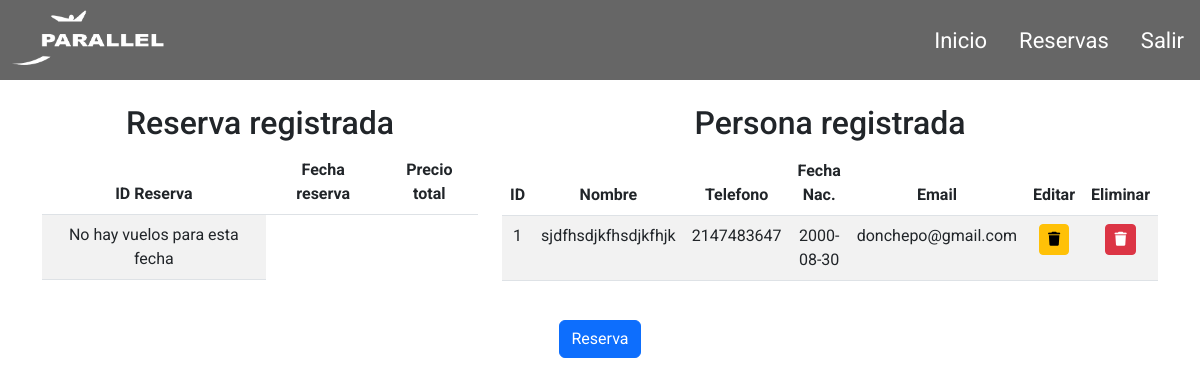
The page /view/Ver_reservas.php (signed in) on the database as committed earlier.
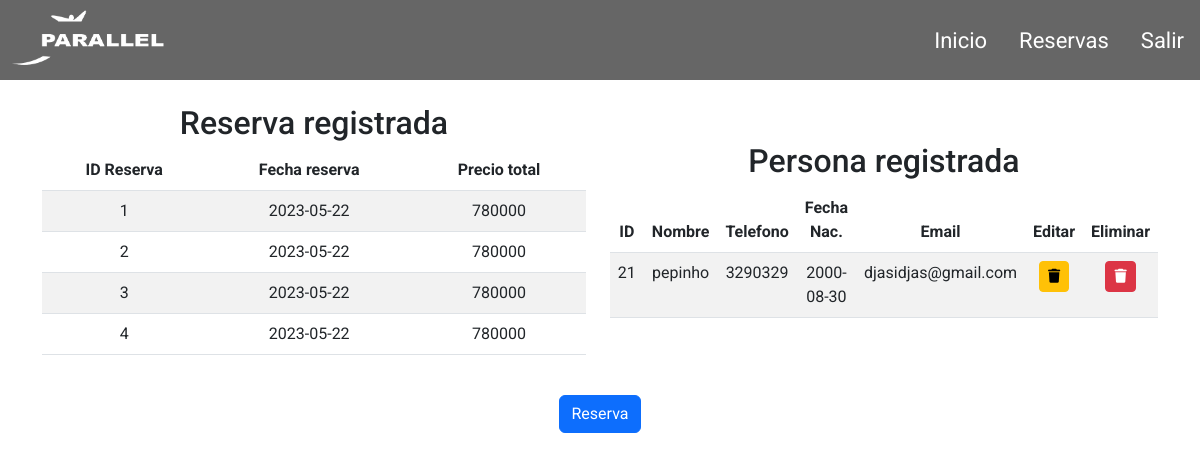
The same page on the database as committed later.
### tables this page shows
CREATE TABLE `tbl_pasajero` (
  `id_pasajero` int(10) NOT NULL,
  `nombre` varchar(50) NOT NULL,
  `telefono` int(10) NOT NULL,
  `fecha_nacimiento` date NOT NULL,
  `email` varchar(50) NOT NULL
);

CREATE TABLE `tbl_reserva` (
  `codigo_reserva` int(10) NOT NULL,
  `estado` varchar(20) NOT NULL,
  `fecha` date NOT NULL,
  `precio_total` float NOT NULL
);

### model/M_VerReservas.php (called while the page is built, shortened)
<?php
    class Reservas{
        public function getPasajero(){
                $con = new Conexion();
                $conn = $con->getConn();
                $query = $conn->query ("SELECT * FROM tbl_pasajero");
                $retorno = [];
                $i = 0;
                while($fila = $query->fetch_assoc()){
                $retorno[$i] = $fila;
                $i++;
                }
        return $retorno;
        }
        public function getReserva(){
            $con = new Conexion();
            $conn = $con->getConn();
            $query = $conn->query ("SELECT * FROM tbl_reserva");
            $retorno = [];
            $i = 0;
            while($fila = $query->fetch_assoc()){
            $retorno[$i] = $fila;
            $i++;
            }
        return $retorno;
        }
     }
?>

### controller/C_VerReservas.php (called while the page is built, shortened)
<?php
    require_once('../model/M_VerReservas.php');
    $reservita = new Reservas();
    $reservas = $reservita->getReserva();
?>

### controller/C_VerPasajero.php (called while the page is built, shortened)
<?php
    require_once('../model/M_VerReservas.php');
    $pasajerito = new Reservas();
    $pasajeros = $pasajerito->getPasajero();
?>

### view/Ver_reservas.php (the view, shortened to what this page needs)
<?php
  require_once('../controller/C_VerPasajero.php');
  require_once('../controller/C_VerReservas.php');
?>
<!DOCTYPE html>
<html lang="en">
<head>
    <link href="https://cdn.jsdelivr.net/npm/bootstrap@5.3.0-alpha3/dist/css/bootstrap.min.css" rel="stylesheet">
</head>
<body>
    <?php
    require_once('header.php')
    ?>
    <div class="container text-center">
      <div class="row align-items-center">
        <div class="col">
          <table class="table table-striped table-hover">
          <br>
          <h2>Reserva registrada</h2>
          <thead>
            <tr>
              <th scope="col">ID Reserva</th>
              <th scope="col">Fecha reserva</th>
              <th scope="col">Precio total</th>
            </tr>
          </thead>
          <tbody>
          <?php
            if(!$reservas){
              echo"<tr>";
              echo"<td>";
              echo"No hay vuelos para esta fecha";
              echo"</td>";
              echo"</tr>";
            }
            else{
                foreach($reservas as $reserva){
                  echo "<tr>";
                  echo"<td>".$reserva['codigo_reserva']."</td>";
                  echo"<td>".$reserva['fecha']."</td>";
                  echo"<td>".$reserva['precio_total']."</td>";
                }
            }
          ?>
          </tbody>
          </table>
        </div>
        <div class="col">
        <table class="table table-striped table-hover">
          <br>
          <h2>Persona registrada</h2>
          <thead>
            <tr>
              <th scope="col">ID</th>
              <th scope="col">Nombre</th>
              <th scope="col">Telefono</th>
              <th scope="col">Fecha Nac.</th>
              <th scope="col">Email</th>
              <th scope="col">Editar</th>
              <th scope="col">Eliminar</th>
            </tr>
          </thead>
          <tbody>
          <?php
            if(!$pasajeros){
              echo"<tr>";
              echo"<td>";
              echo"No hay pasajeros registrados";
              echo"</td>";
              echo"</tr>";
            }
            else{
                foreach($pasajeros as $pasajero){
                  echo"<td>".$pasajero['id_pasajero']."</td>";
                  echo"<td>".$pasajero['nombre']."</td>";
                  echo"<td>".$pasajero['telefono']."</td>";
                  echo"<td>".$pasajero['fecha_nacimiento']."</td>";
                  echo"<td>".$pasajero['email']."</td>";
                  echo'<td><a href="" class="btn btn-sm   btn-warning" ><i class="fa-solid fa-trash"></i></a></td>';
                  echo '<td><a href="Ver_reservas.php?id=' . $pasajero['id_pasajero'] . '" class="btn btn-sm btn-danger"><i class="fa-solid fa-trash"></i></a></td>';
                }
            }
          ?>
          </tbody>
        </table>
        </div>
      </div>
      <br>
      <a href="pasajero.php"><button class="btn btn-primary">Reserva</button></a>
    </div>
</body>
</html>

Rows that differ between the two databases and show on the page:
removed tbl_pasajero: id_pasajero "1", nombre "sjdfhsdjkfhsdjkfhjk", telefono "2147483647", fecha_nacimiento "2000-08-30", email "donchepo@gmail.com"
added tbl_reserva: codigo_reserva "1", fecha "2023-05-22", precio_total "780000"
added tbl_reserva: codigo_reserva "2", fecha "2023-05-22", precio_total "780000"
added tbl_reserva: codigo_reserva "3", fecha "2023-05-22", precio_total "780000"
added tbl_reserva: codigo_reserva "4", fecha "2023-05-22", precio_total "780000"
added tbl_pasajero: id_pasajero "21", nombre "pepinho", telefono "3290329", fecha_nacimiento "2000-08-30", email "djasidjas@gmail.com"
Other text that changed with them:
text no longer shown: "No hay vuelos para esta fecha"
